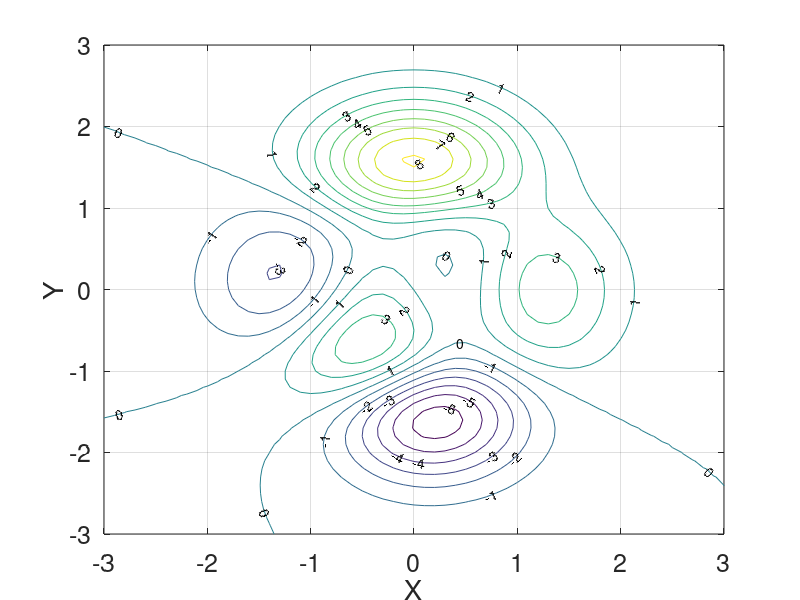
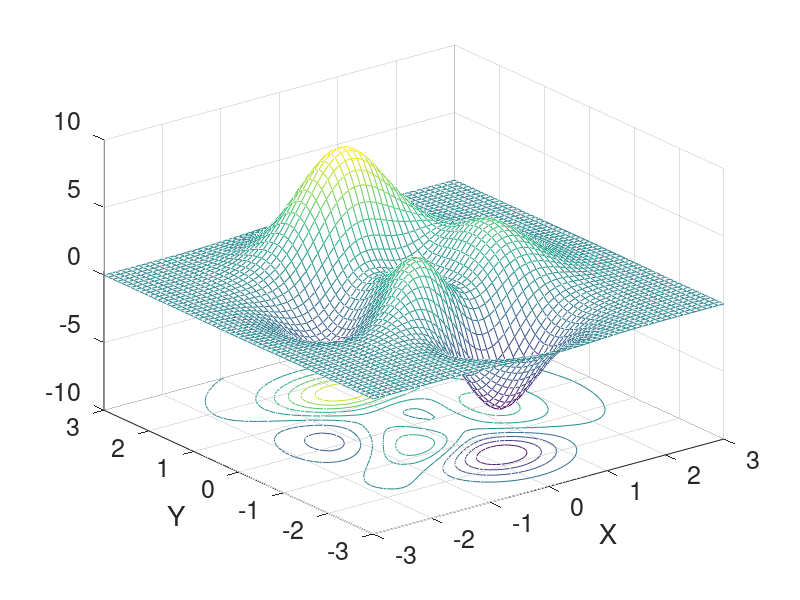
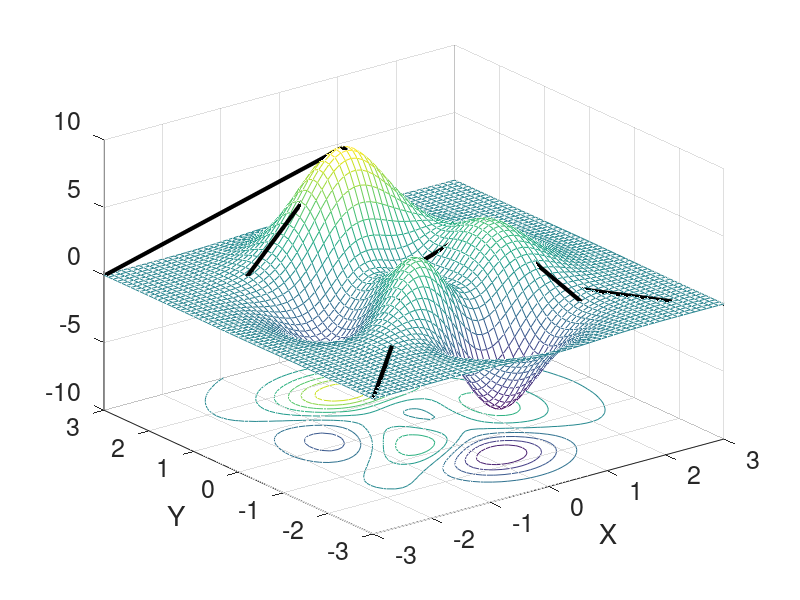
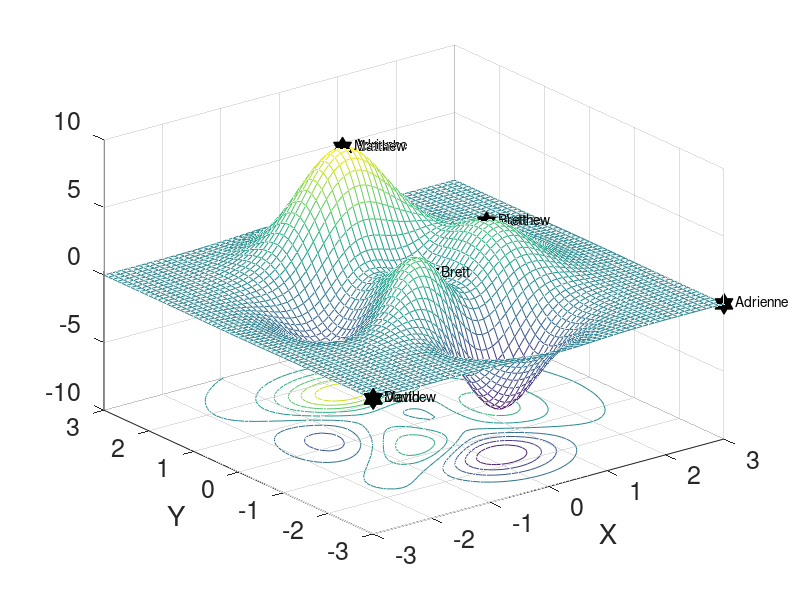

Write MATLAB code to recreate these figures, in order.
%% Example ChevyLocalOptimums
%
% This script plots the objective function of the Chevyychev Function 2
% (has multiple peaks)
% Function taken from https://www.chebfun.org/docs/guide/guide12.html
%
%The Problem:
% Maximize Z = 3*(1-x).^2.*exp(-(x.^2) - (y+1).^2) ... 
%   - 10*(x/5 - x.^3 - y.^5).*exp(-x.^2-y.^2) ... 
%   - 1/3*exp(-(x+1).^2 - y.^2)
% s.t.
% -3 <= x <= 3
% -3 <= y <= 3
%
% David E. Rosenberg
% October 4, 2020
% CEE 6410
%
% The task is students will solve the GAMS version of the problem using
% different starnting points to explore the "optimal" solution.



%% Paste in student solutions from Google Sheet GAMS-CONOPT(gradient) to draw a path from start to finish
% https://docs.google.com/spreadsheets/d/1HrinIg7Jr20wQv2IKfQsFs6CRJ9JaeoyVLd-YMBER2Q/edit#gid=0

xPaths = [ 
-2	-2	-3	-3	-9.60E-05	;
-1	-1	-0.114	-0.504	2.082	;
0.55	0.55	1.268	0.036	3.445	;
1.618	-1.618	1.2678	0.0362	3.4446	;
-1.618	1.618	-0.0088	1.5814	8.11E+00	;
2.99	-2.99	3	-3	-8.72E-05	;
2.5	-2.5	-0.008	1.5814	-8.72E-05	;
0	1.5	-0.008	1.5814	8.106	;
-2.99	2.99	-0.009	1.581	8.106	;
-1.618	-1.618	-3	-3	-0.0001	;
];

%Calculate the objective function for the start point. Add as new column
xPaths = [xPaths  3*(1-xPaths(:,1)).^2.*exp(-(xPaths(:,1).^2) - (xPaths(:,2)+1).^2) ... 
   - 10*(xPaths(:,1)/5 - xPaths(:,1).^3 - xPaths(:,2).^5).*exp(-xPaths(:,1).^2-xPaths(:,2).^2) ... 
   - 1/3*exp(-(xPaths(:,1)+1).^2 - xPaths(:,2).^2)];


%% Paste in student solutions from Google Sheet GeneticProgramming to draw Final Solution points
% https://docs.google.com/spreadsheets/d/1HrinIg7Jr20wQv2IKfQsFs6CRJ9JaeoyVLd-YMBER2Q/edit#gid=947363793

xEvolutionarySolutions = xPaths;

%Find the number of rows in the solutions matrix
nRows = size(xEvolutionarySolutions,1);
%Create a zero vector
newColumn = ones(nRows, 1);
%Add the zero vector to the matrix becaouse this script wants 6 columns
xEvolutionarySolutions = [newColumn xEvolutionarySolutions];

%cell array of Names to go with each solution
sNames = {
'David'
'Brett'
'Brett'
'Matthew'
'Matthew'
'Adrienne'
'Khanal'
'Khanal'
'Adrienne'
'Matthew' };



%Create a grid and calculate of the objective function on it
xPts = [-3:.1:3];
[xMesh,yMesh] = meshgrid(xPts,xPts);
z = 3*(1-xMesh).^2.*exp(-(xMesh.^2) - (yMesh+1).^2) ... 
   - 10*(xMesh/5 - xMesh.^3 - yMesh.^5).*exp(-xMesh.^2-yMesh.^2) ... 
   - 1/3*exp(-(xMesh+1).^2 - yMesh.^2);

%Create the plot and annotate it
[h,cons] = contour(xMesh,yMesh,z,[-10:1:10]); %,'showtext','on', 'labelspacing',1000);
clabel(h);
hold on

%Plot solutions
%plot(xGradPath(:,1),xGradPath(:,2),'LineWidth',3,'Color','Blue','marker','x','markersize',12);

set(gca,'fontsize',18,'xLim',[-3 3],'yLim',[-3 3]);
xlabel('X');
ylabel('Y');

set(gca,'xtick',[-3:1:3],'xticklabel',[-3:1:3])
set(gca,'ytick',[-3:1:3],'yticklabel',[-3:1:3])
set(cons,'labelspacing',1);

%Label the constraints
%annotation('textbox',[0.6 0.65 0.175 0.05],'String','Constraint 1','FitBoxToText','off');

grid on

hold off

%3-d surface plot without student solutions
figure
meshc(xMesh,yMesh,z)
hold on

set(gca,'fontsize',18,'xLim',[-3 3],'yLim',[-3 3]);
xlabel('X');
ylabel('Y');

set(gca,'xtick',[-3:1:3],'xticklabel',[-3:1:3])
set(gca,'ytick',[-3:1:3],'yticklabel',[-3:1:3])
set(cons,'labelspacing',1);

%3-d surface plot with student solution paths
figure
meshc(xMesh,yMesh,z)
hold on

set(gca,'fontsize',18,'xLim',[-3 3],'yLim',[-3 3]);
xlabel('X');
ylabel('Y');

%Plot the student solutions
for i = 1:size(xPaths,1)
    xToPlot = [xPaths(i,1) xPaths(i,2) xPaths(i,6);
               xPaths(i,3) xPaths(i,4) xPaths(i,5)];
    plot3(xToPlot(:,1),xToPlot(:,2),xToPlot(:,3),'LineWidth',3,'Color','Black','marker','none','markersize',12);
end    

set(gca,'xtick',[-3:1:3],'xticklabel',[-3:1:3])
set(gca,'ytick',[-3:1:3],'yticklabel',[-3:1:3])
set(cons,'labelspacing',1);

%3-d surface plot with student evolutionary solutions
figure
meshc(xMesh,yMesh,z)
hold on

set(gca,'fontsize',18,'xLim',[-3 3],'yLim',[-3 3]);
xlabel('X');
ylabel('Y');

%Add student solutions
plot3(xEvolutionarySolutions(:,4),xEvolutionarySolutions(:,5),xEvolutionarySolutions(:,6),'h','Color','Black','markersize',15,'markerfacecolor','black');
%Label the points with student names  
text(xEvolutionarySolutions(:,4)+0.2,xEvolutionarySolutions(:,5),xEvolutionarySolutions(:,6),sNames);

set(gca,'xtick',[-3:1:3],'xticklabel',[-3:1:3])
set(gca,'ytick',[-3:1:3],'yticklabel',[-3:1:3])
set(cons,'labelspacing',1);
